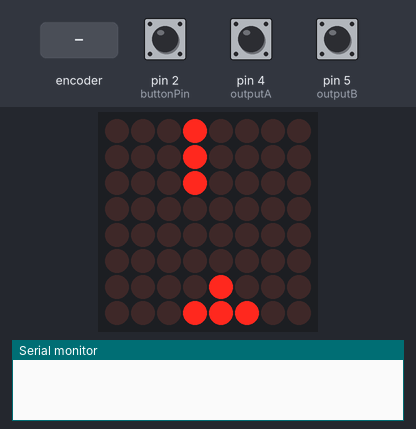
A sketch run on a simulated Arduino Uno, built with avr-gcc and run on an emulated ATmega328P. Parts: 8×8 LED matrix, the last lines printed to the serial monitor. Inputs (shaded band) come from the test bench; at power-on: pin 2 (buttonPin) HIGH, pin 4 (outputA) HIGH, pin 5 (outputB) HIGH.

Above: at 1.2 s.
1.3 s: pin 2 (buttonPin) pulled LOW for 0.15 s
At 1.6 s:
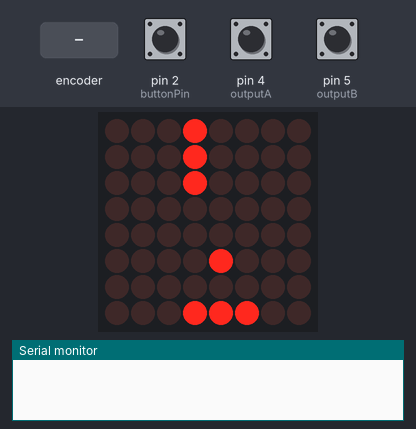
2.0 s: rotary encoder on pin 4 (outputA) / pin 5 (outputB) turned 3 steps (first pin leading)
At 11.2 s:
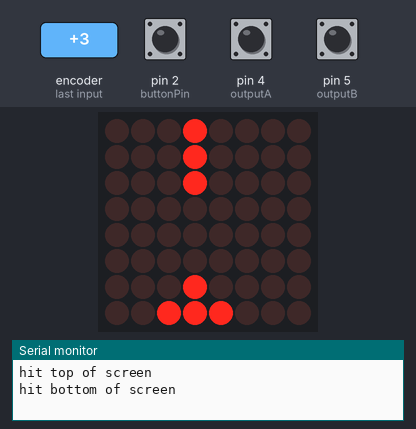
11.5 s: pin 2 (buttonPin) driven LOW
At 12.42 s:
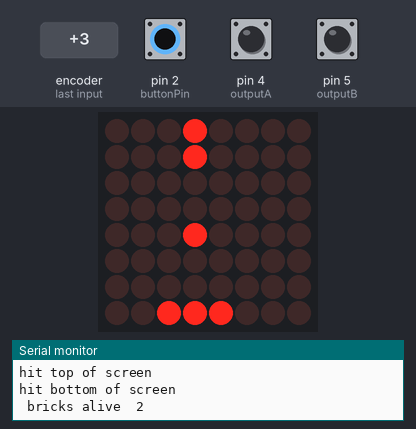
13.8 s: rotary encoder on pin 4 (outputA) / pin 5 (outputB) turned 1 step (first pin leading)
At 15.91 s:
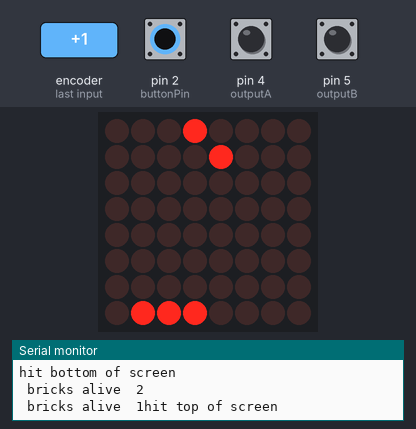

Measured:
- after the input at 1.3 s, the display: changes after 0.21 s (image 1)
- after the input at 2.0 s, the display: first changes at once (image 2 shows a later state)
- after the input at 11.5 s, the display: first changes after 0.21 s (image 3 shows a later state)
- after the input at 13.8 s, the display: first changes at once (image 4 shows a later state)

The sketch:

BrickBreaker.ino
```cpp
#include "Grid.h"
#include "Platform.h"
#include "Bricks.h"
#include "Ball.h"

const int outputA = 4;
const int outputB = 5;
const int buttonPin = 2;

int updateTime = 200;

int difficulty = 1;

int updateTimer = 0;

unsigned long currentTime;
unsigned long oldTime;

int buttonState = 0;

int counter = 0;
int currentState;
int previousState;

Grid grid;
Platform platform;
Bricks bricks;
Ball ball;

bool draw = true;

void setup()
{
    Serial.begin(9600);
    grid.Begin();
    platform = Platform(3,7,&grid);
    bricks = Bricks(&grid);
    ball = Ball(4,6,&grid,&platform,&bricks);
}

void Reset()
{
  grid.Clear();
  platform = Platform(3,7,&grid);
  bricks = Bricks(&grid);
  ball = Ball(3,6,&grid,&platform,&bricks);
}

void loop()
{
  ReadInput();
  oldTime = currentTime;
  currentTime = millis();
  int deltaTime = currentTime - oldTime;

  if(ball.Lose())
  {
    grid.LoseSequence();
    Reset();
    return;
  }

  if(ball.Win())
  {
    if(updateTime > 60)
    {
      difficulty++;
      updateTime -= 25;
    }
    grid.WinSequence();
    Reset();

    return;
  }
  if(ball.isPlaying())
  {
    if(updateTimer < updateTime)
    {
      updateTimer += deltaTime;
    }
    else
    {
      ball.Move();
      updateTimer = 0;
    }

  }

  grid.Draw();
}

void ReadInput()
{
    currentState = digitalRead(outputA);

    if(currentState != previousState)
    {
        if(digitalRead(outputB) != currentState)
        {
            platform.MoveLeft();
        }
        else
        {
            platform.MoveRight();
        }

        if(ball.isPlaying() == false)
        {
            ball.SetPosition(platform.GetX(),6);
        }
    }
    previousState = currentState;


  if(!ball.isPlaying())
  {
    buttonState = digitalRead(buttonPin);
    if(buttonState == LOW)
    {
        ball.Play();
    }
  }
}
```

Ball.cpp
```cpp
#include "Ball.h"

#define LEFT 1;
#define MIDDLE 2;
#define RIGHT 3;

Ball::Ball(){}

Ball::Ball(int x , int y){}

Ball::Ball(int x , int y, Grid* g)
{
    xPos = x;
    yPos = y;
    grid = g;
    g->SetPixel(x,y,true);
}

Ball::Ball(int x , int y, Grid* g,Platform* p, Bricks* b)
{
    xPos = x;
    yPos = y;
    grid = g;
    platform = p;
    bricks = b;
    g->SetPixel(x,y,true);
    win = false;
    playing = false;
    lose = false;
}


void Ball::Move()
{
    grid->SetPixel(xPos,yPos,false);


    //Can i move to yPox + yDir
    if(yPos + yDir < 3 )
    {
        //BRICK COLLISION TEST

        //IF HIT BRICK
        //BOUCNE DOWN

        if(bricks->CheckBrick(xPos+ xDir,yPos+yDir))
        {
            if(bricks->DestroyBrick(xPos+ xDir ,yPos + yDir) == true)
            {
                win = true;
            }
            BounceDown();
        }

    }
    else if (yPos + yDir >6)
    {
        //PLATFORM COLLISION TEST
        //IF HIT PLATFORM
        //BOUNCE UP

        int hitPlatform = platform->HitPlatform(xPos,yPos+ yDir);
        if(hitPlatform != 0)
        {

            //left
            if(hitPlatform == 1)
            {
                BounceUp();
                if(xDir == 0)
                {
                    BounceLeft();
                }
            }
            //left edge
            else if (hitPlatform == 4)
            {
                 if(xDir == 1)
                 {
                     BounceUp();
                    BounceLeft();
                 }

            }
            //right
            else if (hitPlatform == 3)
            {
                BounceUp();
                if(xDir == 0)
                {
                    BounceRight();
                }
            }
            //Right edge
            else if (hitPlatform == 5)
            {
                if(xDir == -1)
                {
                    BounceUp();
                    BounceRight();
                }
            }
            //middle
            else if (hitPlatform == 2)
            {
                BounceUp();
                xDir = 0;
            }
        }
    }
    yPos += yDir;
    xPos += xDir;

    if(xPos < 1)
    {
        BounceRight();
    }
    if(xPos > 6)
    {
        BounceLeft();
    }

    if(yPos > 7)
    {
        yPos = 6;
        BounceUp();
        Serial.print("hit bottom of screen\n");
        lose = true;
    }
    if(yPos < 0 )
    {
        yPos = 1;
        BounceDown();
        Serial.print("hit top of screen\n");
    }

    //old collision
    /*
    if(yPos < 3)
    {
        if(bricks->CheckBrick(xPos,yPos))
        {
            bricks->DestroyBrick(xPos,yPos);
            yPos +=2;
            Serial.print("hit Brick\n");
            BounceDown();
        }
        //Check brick collision
        //inverse yDir
    }
    if(yPos > 6)
    {
        int hitPlatform = platform->HitPlatform(xPos,yPos);
        if(hitPlatform != 0)
        {
            Serial.print("hit Platform\n");
            yPos-= 2;
            BounceUp();
            if(hitPlatform == 1)
            {
                BounceLeft();
                if(xPos > 0)
                {
                    xPos --;
                }

            }
            else if (hitPlatform == 3)
            {
                if(xPos < 6)
                {
                xPos++;
                }
                BounceRight();
            }
            else
            {
                xDir = 0;
            }
        }
        //Check platform collision
        //check what side of the platform you hit
    }

*/

    grid->SetPixel(xPos,yPos,true);
}

void Ball::Play()
{
    playing = true;
    yDir = -1;
}

void Ball::SetPosition(int x, int y)
{
    grid->SetPixel(xPos,yPos,false);
    xPos = x;
    yPos = y;
    grid->SetPixel(xPos,yPos,true);
}

void Ball::BounceRight()
{
    xDir = 1;
}

void Ball::BounceLeft()
{
    xDir = -1;
}

void Ball::BounceUp()
{
    yDir = -1;
}

void Ball::BounceDown()
{
    yDir = 1;
}
```

Ball.h
```cpp
#pragma once
#include "Grid.h"
#include "Bricks.h"
#include "Platform.h"

class Ball
{
    public:

    Ball();
    Ball(int x , int y);
    Ball(int x , int y,Grid* g);
    Ball(int x , int y,Grid* g,Platform* p,Bricks* b);
    void Move();

    void Play();

    void SetPosition(int x, int y);
    bool isPlaying(){return playing;}
    bool Win(){return win;}
    bool Lose(){return lose;}
    private:

    void BounceRight();
    void BounceLeft();
    void BounceUp();
    void BounceDown();


    int xPos;
    int yPos;
    int xDir;
    int yDir;

    Grid* grid;
    Platform* platform;
    Bricks* bricks;

    bool playing;
    bool win;
    bool lose;
};
```

Bricks.cpp
```cpp
#include "Bricks.h"


Bricks::Bricks()
{

}


Bricks::Bricks(Grid* g)
{
    grid = g;
    ResetBricks();
}

void Bricks::Clear()
{
    for(int x= 0; x < 8; x++)
    {
        for(int y = 0; y < 8; y++)
        {
            bricks[x][y] = false;
        }
    }
}

void Bricks::ResetBricks()
{
    Clear();
    brickCount = 0;
    for(int x = 3; x < 4; x ++)
    {
        for(int y= 0; y < 3; y++)
        {
            bricks[x][y] = true;
            grid->SetPixel(x,y,true);
            brickCount++;
        }
    }
}

bool Bricks::DestroyBrick(int x , int y)
{
    bricks[x][y] = false;
    grid->SetPixel(x,y,false);
    brickCount--;
    Serial.print("\n bricks alive\t");
    Serial.print(brickCount);
    if(brickCount <= 0)
    {
        return true;
    }
    return false;
}

bool Bricks::CheckBrick(int x , int y)
{
    return bricks[x][y];
}
```

Bricks.h
```cpp
#pragma once
#include "Grid.h"

class Bricks
{
public:
Bricks();
Bricks(Grid* g);

void ResetBricks();

bool CheckBrick(int x, int y);

bool DestroyBrick(int x , int y);

private:

Grid* grid;

bool bricks[8][8];

int brickCount;

void Clear();

};
```

Grid.h
```cpp
#pragma once
#include <Wire.h>
#include <Adafruit_GFX.h>
#include "Adafruit_LEDBackpack.h"


class Grid
{

public:

Grid();

void SetPixel(int x, int y, bool lightOn);

void Clear();

void Draw();

void Begin();

void WinSequence();
void LoseSequence();
private:

bool pixelGrid [8][8];
Adafruit_8x8matrix matrix;
int timeBetweenText = 200;
};
```

Platform.cpp
```cpp
#include "Platform.h"

#define LEFT 1;
#define MIDDLE 2;
#define RIGHT 3;
#define LEFTEDGE 4;
#define RIGHTEDGE 5;

Platform::Platform(){}

Platform::Platform(int x, int y)
{
    xPos = x;
    yPos = y;
}

Platform::Platform(int x, int y, Grid* g)
{
    xPos = x;
    yPos = y;
    grid =g;
    grid->SetPixel(x-1 ,y,true);
    grid->SetPixel(x ,y,true);
   grid->SetPixel(x+1 ,y,true);
}

void Platform::MoveLeft()
{
    if(moveLeftDown == false)
    {
    if(xPos > 1)
    {
        grid->SetPixel(xPos +1,yPos,false);
        xPos--;
        grid->SetPixel(xPos -1,yPos,true);
    }
        moveLeftDown = true;
    }
    else
    {
        moveLeftDown = false;
    }


}


void Platform::MoveRight()
{
    if(moveRightDown == false)
    {
    if(xPos < 6)
    {
        grid->SetPixel(xPos -1,yPos,false);
        xPos++;
        grid->SetPixel(xPos +1,yPos,true);
    }
    moveRightDown = true;
    }
    else
    {
        moveRightDown = false;
    }


}

int Platform::HitPlatform(int x , int y)
{
    if(y == yPos)
    {
        if(x == xPos -1)
        {
            return LEFT;
        }
        if(x == xPos -2)
        {
            return LEFTEDGE;
        }
        if(x == xPos)
        {
            return MIDDLE;
        }
        if(x == xPos +1)
        {
            return RIGHT;
        }
        if(x == xPos +2)
        {
            return RIGHTEDGE;
        }
    }
    return 0;
}
```

Platform.h
```cpp
#pragma once
#include "Grid.h"

class Platform
{
public:

Platform();
Platform(int x , int y);
Platform(int x , int y , Grid* g);

int GetX(){return xPos;}
int GetY(){return yPos;}

void SetX(int value){xPos = value;}
//void SetY(int value){yPos = value;}

void MoveLeft();
void MoveRight();

int HitPlatform(int x , int y);

private:

float xPos;
float yPos;

Grid* grid;

bool moveLeftDown = false;
bool moveRightDown = false;

//int width;

};
```

Source omitted: Grid.cpp (11544 bytes)
